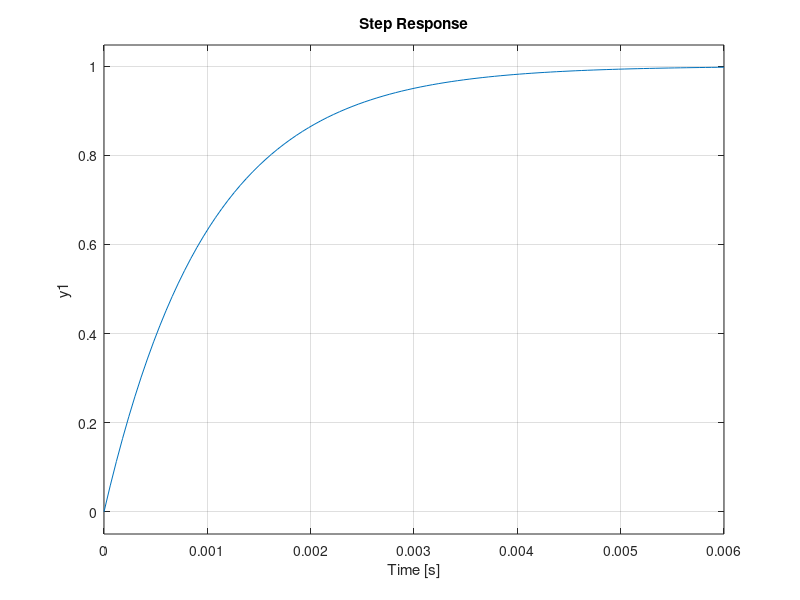

Reproduce this figure in MATLAB.
k = 1 ;

R= 10e3 ;
C = 1e-7 ; 

T = R*C ;

num = [0 k] ;
den = [T 1] ;

G = tf(num,den) ;

hold on

step(G)